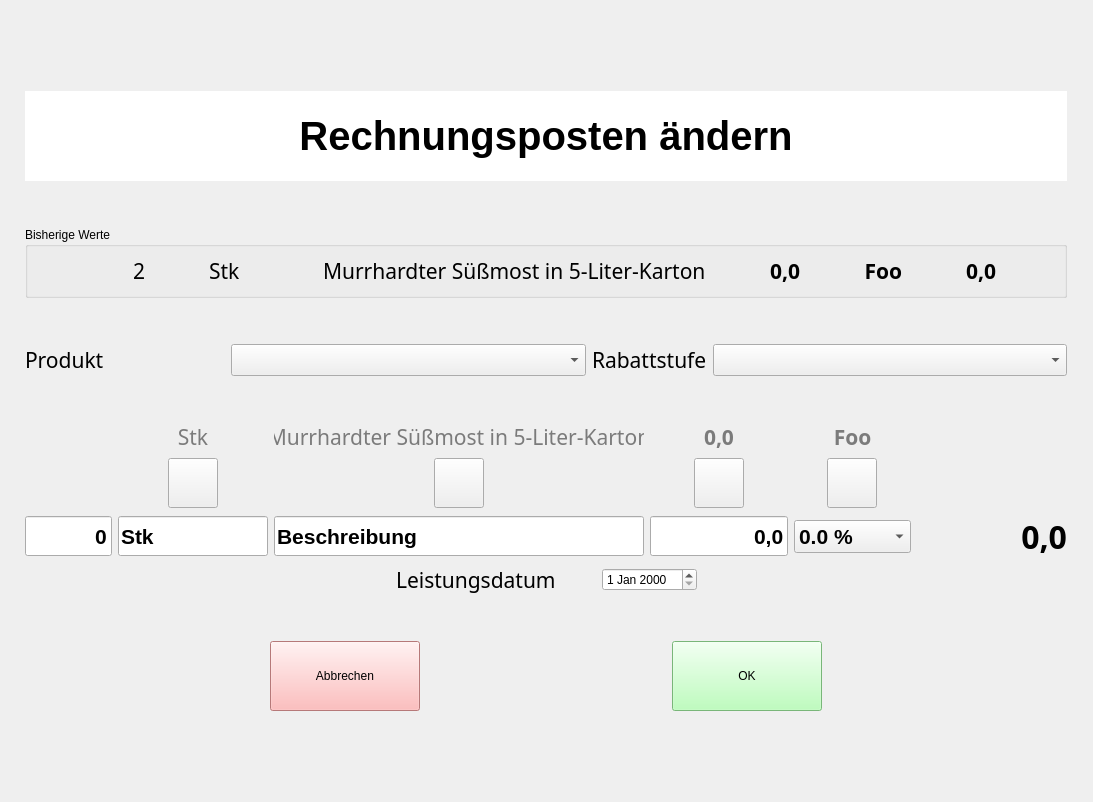
<?xml version="1.0" encoding="UTF-8"?>
<ui version="4.0">
 <class>InvoiceEntryDialog</class>
 <widget class="QDialog" name="InvoiceEntryDialog">
  <property name="geometry">
   <rect>
    <x>0</x>
    <y>0</y>
    <width>1093</width>
    <height>802</height>
   </rect>
  </property>
  <property name="windowTitle">
   <string>Posten bearbeiten</string>
  </property>
  <property name="modal">
   <bool>true</bool>
  </property>
  <layout class="QGridLayout" name="gridLayout_2">
   <item row="1" column="3">
    <spacer name="horizontalSpacer_5">
     <property name="orientation">
      <enum>Qt::Horizontal</enum>
     </property>
     <property name="sizeHint" stdset="0">
      <size>
       <width>40</width>
       <height>20</height>
      </size>
     </property>
    </spacer>
   </item>
   <item row="0" column="1">
    <spacer name="verticalSpacer">
     <property name="orientation">
      <enum>Qt::Vertical</enum>
     </property>
     <property name="sizeHint" stdset="0">
      <size>
       <width>20</width>
       <height>40</height>
      </size>
     </property>
    </spacer>
   </item>
   <item row="1" column="0">
    <spacer name="horizontalSpacer_4">
     <property name="orientation">
      <enum>Qt::Horizontal</enum>
     </property>
     <property name="sizeHint" stdset="0">
      <size>
       <width>40</width>
       <height>20</height>
      </size>
     </property>
    </spacer>
   </item>
   <item row="3" column="2">
    <spacer name="verticalSpacer_2">
     <property name="orientation">
      <enum>Qt::Vertical</enum>
     </property>
     <property name="sizeHint" stdset="0">
      <size>
       <width>20</width>
       <height>40</height>
      </size>
     </property>
    </spacer>
   </item>
   <item row="1" column="1" colspan="2">
    <layout class="QVBoxLayout" name="verticalLayout">
     <item>
      <widget class="QLabel" name="label_kopfzeile">
       <property name="sizePolicy">
        <sizepolicy hsizetype="Preferred" vsizetype="Fixed">
         <horstretch>0</horstretch>
         <verstretch>0</verstretch>
        </sizepolicy>
       </property>
       <property name="minimumSize">
        <size>
         <width>0</width>
         <height>90</height>
        </size>
       </property>
       <property name="palette">
        <palette>
         <active>
          <colorrole role="Base">
           <brush brushstyle="SolidPattern">
            <color alpha="255">
             <red>255</red>
             <green>255</green>
             <blue>255</blue>
            </color>
           </brush>
          </colorrole>
          <colorrole role="Window">
           <brush brushstyle="SolidPattern">
            <color alpha="255">
             <red>255</red>
             <green>255</green>
             <blue>255</blue>
            </color>
           </brush>
          </colorrole>
         </active>
         <inactive>
          <colorrole role="Base">
           <brush brushstyle="SolidPattern">
            <color alpha="255">
             <red>255</red>
             <green>255</green>
             <blue>255</blue>
            </color>
           </brush>
          </colorrole>
          <colorrole role="Window">
           <brush brushstyle="SolidPattern">
            <color alpha="255">
             <red>255</red>
             <green>255</green>
             <blue>255</blue>
            </color>
           </brush>
          </colorrole>
         </inactive>
         <disabled>
          <colorrole role="Base">
           <brush brushstyle="SolidPattern">
            <color alpha="255">
             <red>255</red>
             <green>255</green>
             <blue>255</blue>
            </color>
           </brush>
          </colorrole>
          <colorrole role="Window">
           <brush brushstyle="SolidPattern">
            <color alpha="255">
             <red>255</red>
             <green>255</green>
             <blue>255</blue>
            </color>
           </brush>
          </colorrole>
         </disabled>
        </palette>
       </property>
       <property name="font">
        <font>
         <pointsize>30</pointsize>
         <weight>75</weight>
         <bold>true</bold>
        </font>
       </property>
       <property name="autoFillBackground">
        <bool>true</bool>
       </property>
       <property name="text">
        <string>Rechnungsposten ändern</string>
       </property>
       <property name="alignment">
        <set>Qt::AlignCenter</set>
       </property>
      </widget>
     </item>
     <item>
      <spacer name="verticalSpacer_3">
       <property name="orientation">
        <enum>Qt::Vertical</enum>
       </property>
       <property name="sizeHint" stdset="0">
        <size>
         <width>20</width>
         <height>40</height>
        </size>
       </property>
      </spacer>
     </item>
     <item>
      <widget class="QGroupBox" name="groupBox">
       <property name="title">
        <string>Bisherige Werte</string>
       </property>
       <layout class="QHBoxLayout" name="horizontalLayout_2">
        <item>
         <widget class="QLabel" name="label_anzahl_alt">
          <property name="sizePolicy">
           <sizepolicy hsizetype="Fixed" vsizetype="Preferred">
            <horstretch>0</horstretch>
            <verstretch>0</verstretch>
           </sizepolicy>
          </property>
          <property name="minimumSize">
           <size>
            <width>50</width>
            <height>0</height>
           </size>
          </property>
          <property name="font">
           <font>
            <family>Linux Biolinum O</family>
            <pointsize>16</pointsize>
           </font>
          </property>
          <property name="text">
           <string>2</string>
          </property>
          <property name="alignment">
           <set>Qt::AlignRight|Qt::AlignTrailing|Qt::AlignVCenter</set>
          </property>
         </widget>
        </item>
        <item>
         <widget class="QLabel" name="label_einheit_alt">
          <property name="sizePolicy">
           <sizepolicy hsizetype="Fixed" vsizetype="Preferred">
            <horstretch>0</horstretch>
            <verstretch>0</verstretch>
           </sizepolicy>
          </property>
          <property name="minimumSize">
           <size>
            <width>50</width>
            <height>0</height>
           </size>
          </property>
          <property name="font">
           <font>
            <family>Linux Biolinum O</family>
            <pointsize>16</pointsize>
           </font>
          </property>
          <property name="text">
           <string>Stk</string>
          </property>
          <property name="alignment">
           <set>Qt::AlignLeading|Qt::AlignLeft|Qt::AlignVCenter</set>
          </property>
         </widget>
        </item>
        <item>
         <widget class="QLabel" name="label_beschreibung_alt">
          <property name="sizePolicy">
           <sizepolicy hsizetype="Fixed" vsizetype="Preferred">
            <horstretch>0</horstretch>
            <verstretch>0</verstretch>
           </sizepolicy>
          </property>
          <property name="minimumSize">
           <size>
            <width>50</width>
            <height>0</height>
           </size>
          </property>
          <property name="font">
           <font>
            <family>Linux Biolinum O</family>
            <pointsize>16</pointsize>
           </font>
          </property>
          <property name="text">
           <string>Murrhardter Süßmost in 5-Liter-Karton</string>
          </property>
          <property name="alignment">
           <set>Qt::AlignLeading|Qt::AlignLeft|Qt::AlignVCenter</set>
          </property>
         </widget>
        </item>
        <item>
         <widget class="QLabel" name="label_einzelpreis_alt">
          <property name="sizePolicy">
           <sizepolicy hsizetype="Fixed" vsizetype="Preferred">
            <horstretch>0</horstretch>
            <verstretch>0</verstretch>
           </sizepolicy>
          </property>
          <property name="font">
           <font>
            <family>Linux Biolinum O</family>
            <pointsize>16</pointsize>
            <weight>75</weight>
            <bold>true</bold>
           </font>
          </property>
          <property name="text">
           <string>0,0</string>
          </property>
          <property name="alignment">
           <set>Qt::AlignRight|Qt::AlignTrailing|Qt::AlignVCenter</set>
          </property>
         </widget>
        </item>
        <item>
         <widget class="QLabel" name="label_steuersatz_alt">
          <property name="sizePolicy">
           <sizepolicy hsizetype="Fixed" vsizetype="Preferred">
            <horstretch>0</horstretch>
            <verstretch>0</verstretch>
           </sizepolicy>
          </property>
          <property name="font">
           <font>
            <family>Linux Biolinum O</family>
            <pointsize>16</pointsize>
            <weight>75</weight>
            <bold>true</bold>
           </font>
          </property>
          <property name="text">
           <string>Foo</string>
          </property>
          <property name="alignment">
           <set>Qt::AlignRight|Qt::AlignTrailing|Qt::AlignVCenter</set>
          </property>
         </widget>
        </item>
        <item>
         <widget class="QLabel" name="label_gesamtpreis_alt">
          <property name="sizePolicy">
           <sizepolicy hsizetype="Fixed" vsizetype="Preferred">
            <horstretch>0</horstretch>
            <verstretch>0</verstretch>
           </sizepolicy>
          </property>
          <property name="font">
           <font>
            <family>Linux Biolinum O</family>
            <pointsize>16</pointsize>
            <weight>75</weight>
            <bold>true</bold>
           </font>
          </property>
          <property name="text">
           <string>0,0</string>
          </property>
          <property name="alignment">
           <set>Qt::AlignRight|Qt::AlignTrailing|Qt::AlignVCenter</set>
          </property>
         </widget>
        </item>
       </layout>
      </widget>
     </item>
     <item>
      <spacer name="verticalSpacer_4">
       <property name="orientation">
        <enum>Qt::Vertical</enum>
       </property>
       <property name="sizeHint" stdset="0">
        <size>
         <width>20</width>
         <height>40</height>
        </size>
       </property>
      </spacer>
     </item>
     <item>
      <layout class="QHBoxLayout" name="horizontalLayout_4">
       <item>
        <widget class="QLabel" name="label_7">
         <property name="sizePolicy">
          <sizepolicy hsizetype="Fixed" vsizetype="Preferred">
           <horstretch>0</horstretch>
           <verstretch>0</verstretch>
          </sizepolicy>
         </property>
         <property name="minimumSize">
          <size>
           <width>200</width>
           <height>0</height>
          </size>
         </property>
         <property name="font">
          <font>
           <family>Linux Biolinum O</family>
           <pointsize>16</pointsize>
          </font>
         </property>
         <property name="text">
          <string>Produkt</string>
         </property>
         <property name="alignment">
          <set>Qt::AlignLeading|Qt::AlignLeft|Qt::AlignVCenter</set>
         </property>
        </widget>
       </item>
       <item>
        <widget class="QComboBox" name="combo_produkt">
         <property name="font">
          <font>
           <pointsize>15</pointsize>
          </font>
         </property>
         <property name="focusPolicy">
          <enum>Qt::NoFocus</enum>
         </property>
         <property name="styleSheet">
          <string notr="true"/>
         </property>
        </widget>
       </item>
       <item>
        <widget class="QLabel" name="label_8">
         <property name="sizePolicy">
          <sizepolicy hsizetype="Fixed" vsizetype="Preferred">
           <horstretch>0</horstretch>
           <verstretch>0</verstretch>
          </sizepolicy>
         </property>
         <property name="font">
          <font>
           <family>Linux Biolinum O</family>
           <pointsize>16</pointsize>
          </font>
         </property>
         <property name="text">
          <string>Rabattstufe</string>
         </property>
         <property name="alignment">
          <set>Qt::AlignLeading|Qt::AlignLeft|Qt::AlignVCenter</set>
         </property>
        </widget>
       </item>
       <item>
        <widget class="QComboBox" name="combo_rabattstufe">
         <property name="font">
          <font>
           <pointsize>15</pointsize>
          </font>
         </property>
         <property name="focusPolicy">
          <enum>Qt::NoFocus</enum>
         </property>
        </widget>
       </item>
      </layout>
     </item>
     <item>
      <spacer name="verticalSpacer_5">
       <property name="orientation">
        <enum>Qt::Vertical</enum>
       </property>
       <property name="sizeHint" stdset="0">
        <size>
         <width>20</width>
         <height>40</height>
        </size>
       </property>
      </spacer>
     </item>
     <item>
      <layout class="QGridLayout" name="gridLayout">
       <item row="1" column="1">
        <layout class="QHBoxLayout" name="horizontalLayout">
         <item>
          <spacer name="horizontalSpacer_6">
           <property name="orientation">
            <enum>Qt::Horizontal</enum>
           </property>
           <property name="sizeHint" stdset="0">
            <size>
             <width>40</width>
             <height>20</height>
            </size>
           </property>
          </spacer>
         </item>
         <item>
          <widget class="QPushButton" name="button_einheit_default">
           <property name="minimumSize">
            <size>
             <width>50</width>
             <height>50</height>
            </size>
           </property>
           <property name="maximumSize">
            <size>
             <width>50</width>
             <height>50</height>
            </size>
           </property>
           <property name="focusPolicy">
            <enum>Qt::NoFocus</enum>
           </property>
           <property name="text">
            <string/>
           </property>
           <property name="icon">
            <iconset>
             <normaloff>../icons/go-down.png</normaloff>../icons/go-down.png</iconset>
           </property>
           <property name="iconSize">
            <size>
             <width>32</width>
             <height>32</height>
            </size>
           </property>
          </widget>
         </item>
         <item>
          <spacer name="horizontalSpacer_7">
           <property name="orientation">
            <enum>Qt::Horizontal</enum>
           </property>
           <property name="sizeHint" stdset="0">
            <size>
             <width>40</width>
             <height>20</height>
            </size>
           </property>
          </spacer>
         </item>
        </layout>
       </item>
       <item row="1" column="2">
        <layout class="QHBoxLayout" name="horizontalLayout_5">
         <item>
          <spacer name="horizontalSpacer_8">
           <property name="orientation">
            <enum>Qt::Horizontal</enum>
           </property>
           <property name="sizeHint" stdset="0">
            <size>
             <width>40</width>
             <height>20</height>
            </size>
           </property>
          </spacer>
         </item>
         <item>
          <widget class="QPushButton" name="button_beschreibung_default">
           <property name="minimumSize">
            <size>
             <width>50</width>
             <height>50</height>
            </size>
           </property>
           <property name="maximumSize">
            <size>
             <width>50</width>
             <height>50</height>
            </size>
           </property>
           <property name="focusPolicy">
            <enum>Qt::NoFocus</enum>
           </property>
           <property name="text">
            <string/>
           </property>
           <property name="icon">
            <iconset>
             <normaloff>../icons/go-down.png</normaloff>../icons/go-down.png</iconset>
           </property>
           <property name="iconSize">
            <size>
             <width>32</width>
             <height>32</height>
            </size>
           </property>
          </widget>
         </item>
         <item>
          <spacer name="horizontalSpacer_9">
           <property name="orientation">
            <enum>Qt::Horizontal</enum>
           </property>
           <property name="sizeHint" stdset="0">
            <size>
             <width>40</width>
             <height>20</height>
            </size>
           </property>
          </spacer>
         </item>
        </layout>
       </item>
       <item row="1" column="3">
        <layout class="QHBoxLayout" name="horizontalLayout_6">
         <item>
          <spacer name="horizontalSpacer_10">
           <property name="orientation">
            <enum>Qt::Horizontal</enum>
           </property>
           <property name="sizeHint" stdset="0">
            <size>
             <width>40</width>
             <height>20</height>
            </size>
           </property>
          </spacer>
         </item>
         <item>
          <widget class="QPushButton" name="button_einzelpreis_default">
           <property name="minimumSize">
            <size>
             <width>50</width>
             <height>50</height>
            </size>
           </property>
           <property name="maximumSize">
            <size>
             <width>50</width>
             <height>50</height>
            </size>
           </property>
           <property name="focusPolicy">
            <enum>Qt::NoFocus</enum>
           </property>
           <property name="text">
            <string/>
           </property>
           <property name="icon">
            <iconset>
             <normaloff>../icons/go-down.png</normaloff>../icons/go-down.png</iconset>
           </property>
           <property name="iconSize">
            <size>
             <width>32</width>
             <height>32</height>
            </size>
           </property>
          </widget>
         </item>
         <item>
          <spacer name="horizontalSpacer_11">
           <property name="orientation">
            <enum>Qt::Horizontal</enum>
           </property>
           <property name="sizeHint" stdset="0">
            <size>
             <width>40</width>
             <height>20</height>
            </size>
           </property>
          </spacer>
         </item>
        </layout>
       </item>
       <item row="2" column="0">
        <widget class="QLineEdit" name="input_anzahl">
         <property name="minimumSize">
          <size>
           <width>0</width>
           <height>40</height>
          </size>
         </property>
         <property name="maximumSize">
          <size>
           <width>100</width>
           <height>16777215</height>
          </size>
         </property>
         <property name="font">
          <font>
           <pointsize>16</pointsize>
           <weight>75</weight>
           <bold>true</bold>
          </font>
         </property>
         <property name="text">
          <string>0</string>
         </property>
         <property name="alignment">
          <set>Qt::AlignRight|Qt::AlignTrailing|Qt::AlignVCenter</set>
         </property>
        </widget>
       </item>
       <item row="2" column="1">
        <widget class="QLineEdit" name="input_einheit">
         <property name="sizePolicy">
          <sizepolicy hsizetype="Fixed" vsizetype="Fixed">
           <horstretch>0</horstretch>
           <verstretch>0</verstretch>
          </sizepolicy>
         </property>
         <property name="minimumSize">
          <size>
           <width>0</width>
           <height>40</height>
          </size>
         </property>
         <property name="maximumSize">
          <size>
           <width>150</width>
           <height>16777215</height>
          </size>
         </property>
         <property name="font">
          <font>
           <pointsize>16</pointsize>
           <weight>75</weight>
           <bold>true</bold>
          </font>
         </property>
         <property name="text">
          <string>Stk</string>
         </property>
         <property name="alignment">
          <set>Qt::AlignLeading|Qt::AlignLeft|Qt::AlignVCenter</set>
         </property>
        </widget>
       </item>
       <item row="2" column="2">
        <widget class="QLineEdit" name="input_beschreibung">
         <property name="sizePolicy">
          <sizepolicy hsizetype="MinimumExpanding" vsizetype="Fixed">
           <horstretch>0</horstretch>
           <verstretch>0</verstretch>
          </sizepolicy>
         </property>
         <property name="minimumSize">
          <size>
           <width>350</width>
           <height>40</height>
          </size>
         </property>
         <property name="font">
          <font>
           <pointsize>16</pointsize>
           <weight>75</weight>
           <bold>true</bold>
          </font>
         </property>
         <property name="text">
          <string>Beschreibung</string>
         </property>
         <property name="alignment">
          <set>Qt::AlignLeading|Qt::AlignLeft|Qt::AlignVCenter</set>
         </property>
        </widget>
       </item>
       <item row="2" column="3">
        <widget class="QLineEdit" name="input_einzelpreis">
         <property name="minimumSize">
          <size>
           <width>0</width>
           <height>40</height>
          </size>
         </property>
         <property name="maximumSize">
          <size>
           <width>150</width>
           <height>16777215</height>
          </size>
         </property>
         <property name="font">
          <font>
           <pointsize>16</pointsize>
           <weight>75</weight>
           <bold>true</bold>
          </font>
         </property>
         <property name="text">
          <string>0,0</string>
         </property>
         <property name="alignment">
          <set>Qt::AlignRight|Qt::AlignTrailing|Qt::AlignVCenter</set>
         </property>
        </widget>
       </item>
       <item row="2" column="6">
        <widget class="QLabel" name="label_gesamtpreis">
         <property name="sizePolicy">
          <sizepolicy hsizetype="Fixed" vsizetype="Preferred">
           <horstretch>0</horstretch>
           <verstretch>0</verstretch>
          </sizepolicy>
         </property>
         <property name="minimumSize">
          <size>
           <width>150</width>
           <height>0</height>
          </size>
         </property>
         <property name="maximumSize">
          <size>
           <width>150</width>
           <height>16777215</height>
          </size>
         </property>
         <property name="font">
          <font>
           <family>Linux Biolinum O</family>
           <pointsize>24</pointsize>
           <weight>75</weight>
           <bold>true</bold>
          </font>
         </property>
         <property name="text">
          <string>0,0</string>
         </property>
         <property name="alignment">
          <set>Qt::AlignRight|Qt::AlignTrailing|Qt::AlignVCenter</set>
         </property>
        </widget>
       </item>
       <item row="0" column="1">
        <widget class="QLabel" name="label_einheit_default">
         <property name="sizePolicy">
          <sizepolicy hsizetype="MinimumExpanding" vsizetype="Preferred">
           <horstretch>0</horstretch>
           <verstretch>0</verstretch>
          </sizepolicy>
         </property>
         <property name="palette">
          <palette>
           <active>
            <colorrole role="WindowText">
             <brush brushstyle="SolidPattern">
              <color alpha="255">
               <red>123</red>
               <green>123</green>
               <blue>123</blue>
              </color>
             </brush>
            </colorrole>
           </active>
           <inactive>
            <colorrole role="WindowText">
             <brush brushstyle="SolidPattern">
              <color alpha="255">
               <red>123</red>
               <green>123</green>
               <blue>123</blue>
              </color>
             </brush>
            </colorrole>
           </inactive>
           <disabled>
            <colorrole role="WindowText">
             <brush brushstyle="SolidPattern">
              <color alpha="255">
               <red>118</red>
               <green>118</green>
               <blue>117</blue>
              </color>
             </brush>
            </colorrole>
           </disabled>
          </palette>
         </property>
         <property name="font">
          <font>
           <family>Linux Biolinum O</family>
           <pointsize>16</pointsize>
          </font>
         </property>
         <property name="text">
          <string>Stk</string>
         </property>
         <property name="alignment">
          <set>Qt::AlignCenter</set>
         </property>
        </widget>
       </item>
       <item row="0" column="2">
        <widget class="QLabel" name="label_beschreibung_default">
         <property name="sizePolicy">
          <sizepolicy hsizetype="MinimumExpanding" vsizetype="Preferred">
           <horstretch>0</horstretch>
           <verstretch>0</verstretch>
          </sizepolicy>
         </property>
         <property name="minimumSize">
          <size>
           <width>50</width>
           <height>0</height>
          </size>
         </property>
         <property name="palette">
          <palette>
           <active>
            <colorrole role="WindowText">
             <brush brushstyle="SolidPattern">
              <color alpha="255">
               <red>123</red>
               <green>123</green>
               <blue>123</blue>
              </color>
             </brush>
            </colorrole>
           </active>
           <inactive>
            <colorrole role="WindowText">
             <brush brushstyle="SolidPattern">
              <color alpha="255">
               <red>123</red>
               <green>123</green>
               <blue>123</blue>
              </color>
             </brush>
            </colorrole>
           </inactive>
           <disabled>
            <colorrole role="WindowText">
             <brush brushstyle="SolidPattern">
              <color alpha="255">
               <red>118</red>
               <green>118</green>
               <blue>117</blue>
              </color>
             </brush>
            </colorrole>
           </disabled>
          </palette>
         </property>
         <property name="font">
          <font>
           <family>Linux Biolinum O</family>
           <pointsize>16</pointsize>
          </font>
         </property>
         <property name="text">
          <string>Murrhardter Süßmost in 5-Liter-Karton</string>
         </property>
         <property name="alignment">
          <set>Qt::AlignCenter</set>
         </property>
        </widget>
       </item>
       <item row="0" column="3">
        <widget class="QLabel" name="label_einzelpreis_default">
         <property name="sizePolicy">
          <sizepolicy hsizetype="MinimumExpanding" vsizetype="Preferred">
           <horstretch>0</horstretch>
           <verstretch>0</verstretch>
          </sizepolicy>
         </property>
         <property name="palette">
          <palette>
           <active>
            <colorrole role="WindowText">
             <brush brushstyle="SolidPattern">
              <color alpha="255">
               <red>123</red>
               <green>123</green>
               <blue>123</blue>
              </color>
             </brush>
            </colorrole>
           </active>
           <inactive>
            <colorrole role="WindowText">
             <brush brushstyle="SolidPattern">
              <color alpha="255">
               <red>123</red>
               <green>123</green>
               <blue>123</blue>
              </color>
             </brush>
            </colorrole>
           </inactive>
           <disabled>
            <colorrole role="WindowText">
             <brush brushstyle="SolidPattern">
              <color alpha="255">
               <red>118</red>
               <green>118</green>
               <blue>117</blue>
              </color>
             </brush>
            </colorrole>
           </disabled>
          </palette>
         </property>
         <property name="font">
          <font>
           <family>Linux Biolinum O</family>
           <pointsize>16</pointsize>
           <weight>75</weight>
           <bold>true</bold>
          </font>
         </property>
         <property name="text">
          <string>0,0</string>
         </property>
         <property name="alignment">
          <set>Qt::AlignCenter</set>
         </property>
        </widget>
       </item>
       <item row="0" column="4">
        <widget class="QLabel" name="label_steuersatz_default">
         <property name="sizePolicy">
          <sizepolicy hsizetype="MinimumExpanding" vsizetype="Preferred">
           <horstretch>0</horstretch>
           <verstretch>0</verstretch>
          </sizepolicy>
         </property>
         <property name="palette">
          <palette>
           <active>
            <colorrole role="WindowText">
             <brush brushstyle="SolidPattern">
              <color alpha="255">
               <red>123</red>
               <green>123</green>
               <blue>123</blue>
              </color>
             </brush>
            </colorrole>
           </active>
           <inactive>
            <colorrole role="WindowText">
             <brush brushstyle="SolidPattern">
              <color alpha="255">
               <red>123</red>
               <green>123</green>
               <blue>123</blue>
              </color>
             </brush>
            </colorrole>
           </inactive>
           <disabled>
            <colorrole role="WindowText">
             <brush brushstyle="SolidPattern">
              <color alpha="255">
               <red>118</red>
               <green>118</green>
               <blue>117</blue>
              </color>
             </brush>
            </colorrole>
           </disabled>
          </palette>
         </property>
         <property name="font">
          <font>
           <family>Linux Biolinum O</family>
           <pointsize>16</pointsize>
           <weight>75</weight>
           <bold>true</bold>
          </font>
         </property>
         <property name="text">
          <string>Foo</string>
         </property>
         <property name="alignment">
          <set>Qt::AlignCenter</set>
         </property>
        </widget>
       </item>
       <item row="1" column="4">
        <layout class="QHBoxLayout" name="horizontalLayout_7">
         <item>
          <spacer name="horizontalSpacer_12">
           <property name="orientation">
            <enum>Qt::Horizontal</enum>
           </property>
           <property name="sizeHint" stdset="0">
            <size>
             <width>40</width>
             <height>20</height>
            </size>
           </property>
          </spacer>
         </item>
         <item>
          <widget class="QPushButton" name="button_steuersatz_default">
           <property name="minimumSize">
            <size>
             <width>50</width>
             <height>50</height>
            </size>
           </property>
           <property name="maximumSize">
            <size>
             <width>50</width>
             <height>50</height>
            </size>
           </property>
           <property name="focusPolicy">
            <enum>Qt::NoFocus</enum>
           </property>
           <property name="text">
            <string/>
           </property>
           <property name="icon">
            <iconset>
             <normaloff>../icons/go-down.png</normaloff>../icons/go-down.png</iconset>
           </property>
           <property name="iconSize">
            <size>
             <width>32</width>
             <height>32</height>
            </size>
           </property>
          </widget>
         </item>
         <item>
          <spacer name="horizontalSpacer_13">
           <property name="orientation">
            <enum>Qt::Horizontal</enum>
           </property>
           <property name="sizeHint" stdset="0">
            <size>
             <width>40</width>
             <height>20</height>
            </size>
           </property>
          </spacer>
         </item>
        </layout>
       </item>
       <item row="2" column="4">
        <widget class="QComboBox" name="combo_steuersatz">
         <property name="sizePolicy">
          <sizepolicy hsizetype="Minimum" vsizetype="Fixed">
           <horstretch>0</horstretch>
           <verstretch>0</verstretch>
          </sizepolicy>
         </property>
         <property name="font">
          <font>
           <pointsize>16</pointsize>
           <weight>75</weight>
           <bold>true</bold>
          </font>
         </property>
         <item>
          <property name="text">
           <string>0.0 %</string>
          </property>
         </item>
         <item>
          <property name="text">
           <string>7.0 %</string>
          </property>
         </item>
         <item>
          <property name="text">
           <string>19.0 %</string>
          </property>
         </item>
         <item>
          <property name="text">
           <string>10.7 %</string>
          </property>
         </item>
        </widget>
       </item>
      </layout>
     </item>
     <item>
      <layout class="QHBoxLayout" name="horizontalLayout_8">
       <item>
        <spacer name="horizontalSpacer_14">
         <property name="orientation">
          <enum>Qt::Horizontal</enum>
         </property>
         <property name="sizeHint" stdset="0">
          <size>
           <width>40</width>
           <height>20</height>
          </size>
         </property>
        </spacer>
       </item>
       <item>
        <widget class="QLabel" name="label_9">
         <property name="sizePolicy">
          <sizepolicy hsizetype="Fixed" vsizetype="Preferred">
           <horstretch>0</horstretch>
           <verstretch>0</verstretch>
          </sizepolicy>
         </property>
         <property name="minimumSize">
          <size>
           <width>200</width>
           <height>0</height>
          </size>
         </property>
         <property name="font">
          <font>
           <family>Linux Biolinum O</family>
           <pointsize>16</pointsize>
          </font>
         </property>
         <property name="text">
          <string>Leistungsdatum</string>
         </property>
         <property name="alignment">
          <set>Qt::AlignLeading|Qt::AlignLeft|Qt::AlignVCenter</set>
         </property>
        </widget>
       </item>
       <item>
        <widget class="QDateEdit" name="dateedit_leistungsdatum"/>
       </item>
       <item>
        <spacer name="horizontalSpacer_15">
         <property name="orientation">
          <enum>Qt::Horizontal</enum>
         </property>
         <property name="sizeHint" stdset="0">
          <size>
           <width>40</width>
           <height>20</height>
          </size>
         </property>
        </spacer>
       </item>
      </layout>
     </item>
     <item>
      <spacer name="verticalSpacer_6">
       <property name="orientation">
        <enum>Qt::Vertical</enum>
       </property>
       <property name="sizeHint" stdset="0">
        <size>
         <width>20</width>
         <height>40</height>
        </size>
       </property>
      </spacer>
     </item>
     <item>
      <layout class="QHBoxLayout" name="horizontalLayout_3">
       <item>
        <spacer name="horizontalSpacer_2">
         <property name="orientation">
          <enum>Qt::Horizontal</enum>
         </property>
         <property name="sizeHint" stdset="0">
          <size>
           <width>168</width>
           <height>64</height>
          </size>
         </property>
        </spacer>
       </item>
       <item>
        <widget class="QPushButton" name="button_abbrechen">
         <property name="minimumSize">
          <size>
           <width>150</width>
           <height>70</height>
          </size>
         </property>
         <property name="focusPolicy">
          <enum>Qt::NoFocus</enum>
         </property>
         <property name="styleSheet">
          <string notr="true">border-color: red; background-color: #faa;</string>
         </property>
         <property name="text">
          <string>Abbrechen</string>
         </property>
        </widget>
       </item>
       <item>
        <spacer name="horizontalSpacer">
         <property name="orientation">
          <enum>Qt::Horizontal</enum>
         </property>
         <property name="sizeHint" stdset="0">
          <size>
           <width>118</width>
           <height>64</height>
          </size>
         </property>
        </spacer>
       </item>
       <item>
        <widget class="QPushButton" name="button_ok">
         <property name="minimumSize">
          <size>
           <width>150</width>
           <height>70</height>
          </size>
         </property>
         <property name="focusPolicy">
          <enum>Qt::NoFocus</enum>
         </property>
         <property name="styleSheet">
          <string notr="true">border-color: green; background-color: #afa;</string>
         </property>
         <property name="text">
          <string>OK</string>
         </property>
        </widget>
       </item>
       <item>
        <spacer name="horizontalSpacer_3">
         <property name="orientation">
          <enum>Qt::Horizontal</enum>
         </property>
         <property name="sizeHint" stdset="0">
          <size>
           <width>78</width>
           <height>64</height>
          </size>
         </property>
        </spacer>
       </item>
      </layout>
     </item>
    </layout>
   </item>
  </layout>
 </widget>
 <resources/>
 <connections/>
</ui>
